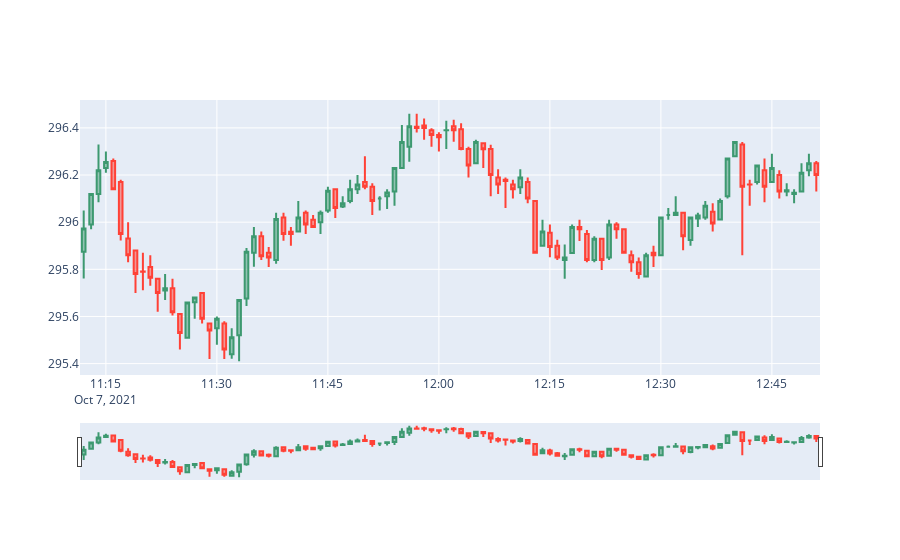

Write notebook code for a chart like this one.
### Code cell
fig = go.Figure(data=[go.Candlestick(x=primeFrame['date'],
                open=primeFrame['open'],
                high=primeFrame['high'],
                low=primeFrame['low'],
                close=primeFrame['close'])])

fig.show()
